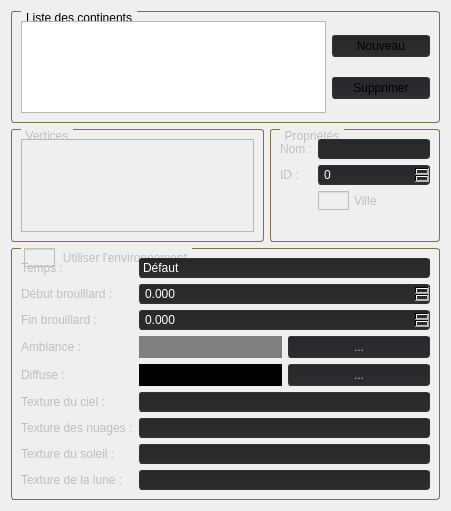
<?xml version="1.0" encoding="UTF-8"?>
<ui version="4.0">
 <class>ContinentEditDialog</class>
 <widget class="QDialog" name="ContinentEditDialog">
  <property name="geometry">
   <rect>
    <x>0</x>
    <y>0</y>
    <width>451</width>
    <height>511</height>
   </rect>
  </property>
  <property name="windowTitle">
   <string>Édition des continents</string>
  </property>
  <property name="windowIcon">
   <iconset resource="MainFrame.qrc">
    <normaloff>:/MainFrame/Resources/edit_continents.png</normaloff>:/MainFrame/Resources/edit_continents.png</iconset>
  </property>
  <property name="styleSheet">
   <string notr="true">background-color: rgb(29, 29, 30);
selection-color: rgb(167, 51, 82);
color: rgb(197, 197, 197);
menuBar{background-color: rgb(142, 120, 77);}

</string>
  </property>
  <layout class="QVBoxLayout" name="verticalLayout">
   <item>
    <widget class="QGroupBox" name="groupBox">
     <property name="styleSheet">
      <string notr="true">QGroupBox {
    border: 1px solid gray;
    border-radius: 3px;
    margin-top: 0.5em;
	border-color: rgb(131, 111, 71);
}

QGroupBox::title {
    subcontrol-origin: margin;
    left: 10px;
    padding: 0 3px 0 3px;
}

QPushButton::checked {
	background-color: rgb(168, 0, 0);
}</string>
     </property>
     <property name="title">
      <string>Liste des continents</string>
     </property>
     <layout class="QHBoxLayout" name="horizontalLayout">
      <item>
       <widget class="QListWidget" name="continentList">
        <property name="editTriggers">
         <set>QAbstractItemView::NoEditTriggers</set>
        </property>
       </widget>
      </item>
      <item>
       <layout class="QVBoxLayout" name="verticalLayout_2">
        <property name="leftMargin">
         <number>0</number>
        </property>
        <item>
         <widget class="QPushButton" name="newContinent">
          <property name="styleSheet">
           <string notr="true">QPushButton {
border: 1px solid #333333;
border-radius: 3px;
	background-color: qlineargradient(spread:pad, x1:0, y1:1, x2:0, y2:0, stop:0 rgba(45, 45, 46, 255), stop:1 rgba(37, 40, 43, 255));
padding: 3px 20px;

}

QPushButton:hover {
	background-color: qlineargradient(spread:pad, x1:0, y1:1, x2:0, y2:0, stop:0 rgba(37, 37, 38, 255), stop:1 rgba(27, 29, 31, 255));
}
</string>
          </property>
          <property name="text">
           <string>Nouveau</string>
          </property>
          <property name="icon">
           <iconset resource="MainFrame.qrc">
            <normaloff>:/MainFrame/Resources/Icons_New/plus-math.png</normaloff>:/MainFrame/Resources/Icons_New/plus-math.png</iconset>
          </property>
         </widget>
        </item>
        <item>
         <widget class="QPushButton" name="deleteContinent">
          <property name="styleSheet">
           <string notr="true">QPushButton {
border: 1px solid #333333;
border-radius: 3px;
	background-color: qlineargradient(spread:pad, x1:0, y1:1, x2:0, y2:0, stop:0 rgba(45, 45, 46, 255), stop:1 rgba(37, 40, 43, 255));
padding: 3px 20px;

}

QPushButton:hover {
	background-color: qlineargradient(spread:pad, x1:0, y1:1, x2:0, y2:0, stop:0 rgba(37, 37, 38, 255), stop:1 rgba(27, 29, 31, 255));
}
</string>
          </property>
          <property name="text">
           <string>Supprimer</string>
          </property>
          <property name="icon">
           <iconset resource="MainFrame.qrc">
            <normaloff>:/MainFrame/Resources/Icons_New/trash.png</normaloff>:/MainFrame/Resources/Icons_New/trash.png</iconset>
          </property>
         </widget>
        </item>
       </layout>
      </item>
     </layout>
    </widget>
   </item>
   <item>
    <layout class="QHBoxLayout" name="horizontalLayout_2">
     <property name="topMargin">
      <number>0</number>
     </property>
     <item>
      <widget class="QGroupBox" name="groupVertices">
       <property name="enabled">
        <bool>false</bool>
       </property>
       <property name="styleSheet">
        <string notr="true">QGroupBox {
    border: 1px solid gray;
    border-radius: 3px;
    margin-top: 0.5em;
	border-color: rgb(131, 111, 71);
}

QGroupBox::title {
    subcontrol-origin: margin;
    left: 10px;
    padding: 0 3px 0 3px;
}

QPushButton::checked {
	background-color: rgb(168, 0, 0);
}</string>
       </property>
       <property name="title">
        <string>Vertices</string>
       </property>
       <layout class="QVBoxLayout" name="verticalLayout_3">
        <item>
         <widget class="QListWidget" name="vertexList">
          <property name="editTriggers">
           <set>QAbstractItemView::NoEditTriggers</set>
          </property>
         </widget>
        </item>
       </layout>
      </widget>
     </item>
     <item>
      <widget class="QGroupBox" name="groupProperties">
       <property name="enabled">
        <bool>false</bool>
       </property>
       <property name="styleSheet">
        <string notr="true">QGroupBox {
    border: 1px solid gray;
    border-radius: 3px;
    margin-top: 0.5em;
	border-color: rgb(131, 111, 71);
}

QGroupBox::title {
    subcontrol-origin: margin;
    left: 10px;
    padding: 0 3px 0 3px;
}

QPushButton::checked {
	background-color: rgb(168, 0, 0);
}</string>
       </property>
       <property name="title">
        <string>Propriétés</string>
       </property>
       <layout class="QFormLayout" name="formLayout">
        <item row="0" column="0">
         <widget class="QLabel" name="label">
          <property name="text">
           <string>Nom :</string>
          </property>
         </widget>
        </item>
        <item row="0" column="1">
         <widget class="QLineEdit" name="name">
          <property name="styleSheet">
           <string notr="true">QLineEdit { 
	border: 1px solid #333333;
	border-radius: 3px;
	background: qlineargradient(spread:pad, x1:0, y1:1, x2:0, y2:0, stop:0 rgba(45, 45, 46, 255), stop:1 rgba(37, 40, 43, 255));
	padding: 1px 23px 1px 3px;
	min-width: 6em;
	color: #ffffff;
	selection-background-color: rgb(41, 41, 42, 30);
}
</string>
          </property>
         </widget>
        </item>
        <item row="3" column="1">
         <widget class="QCheckBox" name="town">
          <property name="styleSheet">
           <string notr="true">QCheckBox {
    spacing: 5px;
}

QCheckBox::indicator {
    width: 31px;
    height: 19px;
}

QCheckBox::indicator:unchecked {
    image: url(:/MainFrame/Resources/Icons_New/Checkbutton_no.png);
}

QCheckBox::indicator:checked {
    image: url(:/MainFrame/Resources/Icons_New/Checkbutton_yes.png);
}
</string>
          </property>
          <property name="text">
           <string>Ville</string>
          </property>
         </widget>
        </item>
        <item row="1" column="0">
         <widget class="QLabel" name="label_2">
          <property name="text">
           <string>ID :</string>
          </property>
         </widget>
        </item>
        <item row="1" column="1">
         <widget class="QSpinBox" name="ID">
          <property name="styleSheet">
           <string notr="true">QSpinBox::down-button {
	image: url(:/MainFrame/Resources/Icons_New/external-down-arrow-arrow-flatart-icons-lineal-color-flatarticons-10.png);
right: 1.5px;
height: 9px;
}

QSpinBox::up-button {
    image: url(:/MainFrame/Resources//Icons_New/external-up-arrow-arrow-flatart-icons-lineal-color-flatarticons-10.png);
right: 1.5px;
bottom: 0px;
height: 9px;
}

QSpinBox { 
	border: 1px solid #333333;
	border-radius: 3px;
	background-color: qlineargradient(spread:pad, x1:0, y1:1, x2:0, y2:0, stop:0 rgba(37, 37, 38, 255), stop:1 rgba(27, 29, 31, 255));
	padding: 1px 20px 1px 3px;
	min-width: 6em;
	color: #ffffff;
    background-color: qlineargradient(spread:pad, x1:0, y1:1, x2:0, y2:0, stop:0 rgba(45, 45, 46, 255), stop:1 rgba(37, 40, 43, 255));
	selection-background-color: rgb(40, 42, 44);
}</string>
          </property>
          <property name="maximum">
           <number>99999</number>
          </property>
         </widget>
        </item>
       </layout>
      </widget>
     </item>
    </layout>
   </item>
   <item>
    <widget class="QGroupBox" name="useEnvir">
     <property name="enabled">
      <bool>false</bool>
     </property>
     <property name="styleSheet">
      <string notr="true">QGroupBox {
    border: 1px solid gray;
    border-radius: 3px;
    margin-top: 0.7em;
	border-color: rgb(131, 111, 71);
}

QGroupBox::title {
    subcontrol-origin: margin;
    left: 10px;
    padding: 0 3px 0 3px;
}

QPushButton::checked {
	background-color: rgb(168, 0, 0);
}

QComboBox QAbstractItemView {
	
	selection-background-color: rgb(45, 45, 46);
}

QGroupBox {
    spacing: 5px;
}

QGroupBox::indicator {
    width: 31px;
    height: 19px;
}

QGroupBox::indicator:unchecked {
	image: url(:/MainFrame/Resources/Icons_New/Checkbutton_no.png);
}

QGroupBox::indicator:checked {
	image: url(:/MainFrame/Resources/Icons_New/Checkbutton_yes.png);
}


QComboBox {
	border: 1px solid #333333;
	border-radius: 3px;
	background: qlineargradient(spread:pad, x1:0, y1:1, x2:0, y2:0, stop:0 rgba(45, 45, 46, 255), stop:1 rgba(37, 40, 43, 255));
	padding: 1px 23px 1px 3px;
	min-width: 6em;
	color: #ffffff;
	selection-background-color: rgb(41, 41, 42, 30);
}
QComboBox::drop-down {
	subcontrol-origin: padding;
	subcontrol-position: top right;
	width: 20px;
 
	border-top-right-radius: 3px;
	border-bottom-right-radius: 3px;
}

QComboBox::down-arrow {
image: url(:/MainFrame/Resources/Icons_New/external-down-arrow-arrow-flatart-icons-lineal-color-flatarticons-10.png);
height: 14px;

}
 
QComboBox::QAbstractItemView{
	background-color: #4f4f4f;
	color: #999999;
}

QComboBox::item:pressed { 
background: rgb(61, 61, 61);
}
QComboBox::item:selected { 
background: rgb(61, 61, 61);
}


 QScrollBar:vertical {
     background: #1d1d1e;
     width: 15px;
     margin: 22px 0 22px 0;
 }
 QScrollBar::handle:vertical {
     background: #202325;
     min-height: 20px;
 }
 QScrollBar::add-line:vertical {
     background: #202325;
     height: 20px;
     subcontrol-position: bottom;
     subcontrol-origin: margin;
 }

 QScrollBar::sub-line:vertical {
     background: #202325;
     height: 20px;
     subcontrol-position: top;
     subcontrol-origin: margin;
 }
 QScrollBar::up-arrow:vertical, QScrollBar::down-arrow:vertical {
     width: 3px;
     height: 3px;
     background: #907a4e;
 }

 QScrollBar::add-page:vertical, QScrollBar::sub-page:vertical {
     background: none;
 }
</string>
     </property>
     <property name="title">
      <string>Utiliser l'environnement</string>
     </property>
     <property name="checkable">
      <bool>true</bool>
     </property>
     <property name="checked">
      <bool>false</bool>
     </property>
     <layout class="QFormLayout" name="formLayout_2">
      <item row="0" column="0">
       <widget class="QLabel" name="label_3">
        <property name="text">
         <string>Temps :</string>
        </property>
       </widget>
      </item>
      <item row="0" column="1">
       <widget class="QComboBox" name="weather">
        <property name="styleSheet">
         <string notr="true"/>
        </property>
        <item>
         <property name="text">
          <string>Défaut</string>
         </property>
        </item>
        <item>
         <property name="text">
          <string>Tempête</string>
         </property>
        </item>
        <item>
         <property name="text">
          <string>Pluie</string>
         </property>
        </item>
        <item>
         <property name="text">
          <string>Neige</string>
         </property>
        </item>
        <item>
         <property name="text">
          <string>Soleil</string>
         </property>
        </item>
       </widget>
      </item>
      <item row="1" column="0">
       <widget class="QLabel" name="label_4">
        <property name="text">
         <string>Début brouillard :</string>
        </property>
       </widget>
      </item>
      <item row="1" column="1">
       <widget class="QDoubleSpinBox" name="startFog">
        <property name="styleSheet">
         <string notr="true">QDoubleSpinBox::down-button {
	image: url(:/MainFrame/Resources/Icons_New/external-down-arrow-arrow-flatart-icons-lineal-color-flatarticons-10.png);
right: 1.5px;
height: 9px;
}

QDoubleSpinBox::up-button {
    image: url(:/MainFrame/Resources//Icons_New/external-up-arrow-arrow-flatart-icons-lineal-color-flatarticons-10.png);
right: 1.5px;
bottom: 0px;
height: 9px;
}

QDoubleSpinBox { 
	border: 1px solid #333333;
	border-radius: 3px;
	background-color: qlineargradient(spread:pad, x1:0, y1:1, x2:0, y2:0, stop:0 rgba(37, 37, 38, 255), stop:1 rgba(27, 29, 31, 255));
	padding: 1px 20px 1px 3px;
	min-width: 6em;
	color: #ffffff;
    background-color: qlineargradient(spread:pad, x1:0, y1:1, x2:0, y2:0, stop:0 rgba(45, 45, 46, 255), stop:1 rgba(37, 40, 43, 255));
	selection-background-color: rgb(40, 42, 44);
}</string>
        </property>
        <property name="decimals">
         <number>3</number>
        </property>
        <property name="maximum">
         <double>9999.000000000000000</double>
        </property>
       </widget>
      </item>
      <item row="2" column="0">
       <widget class="QLabel" name="label_5">
        <property name="text">
         <string>Fin brouillard :</string>
        </property>
       </widget>
      </item>
      <item row="2" column="1">
       <widget class="QDoubleSpinBox" name="endFog">
        <property name="styleSheet">
         <string notr="true">QDoubleSpinBox::down-button {
	image: url(:/MainFrame/Resources/Icons_New/external-down-arrow-arrow-flatart-icons-lineal-color-flatarticons-10.png);
right: 1.5px;
height: 9px;
}

QDoubleSpinBox::up-button {
    image: url(:/MainFrame/Resources//Icons_New/external-up-arrow-arrow-flatart-icons-lineal-color-flatarticons-10.png);
right: 1.5px;
bottom: 0px;
height: 9px;
}

QDoubleSpinBox { 
	border: 1px solid #333333;
	border-radius: 3px;
	background-color: qlineargradient(spread:pad, x1:0, y1:1, x2:0, y2:0, stop:0 rgba(37, 37, 38, 255), stop:1 rgba(27, 29, 31, 255));
	padding: 1px 20px 1px 3px;
	min-width: 6em;
	color: #ffffff;
    background-color: qlineargradient(spread:pad, x1:0, y1:1, x2:0, y2:0, stop:0 rgba(45, 45, 46, 255), stop:1 rgba(37, 40, 43, 255));
	selection-background-color: rgb(40, 42, 44);
}</string>
        </property>
        <property name="decimals">
         <number>3</number>
        </property>
        <property name="maximum">
         <double>9999.000000000000000</double>
        </property>
       </widget>
      </item>
      <item row="3" column="0">
       <widget class="QLabel" name="label_6">
        <property name="text">
         <string>Ambiance :</string>
        </property>
       </widget>
      </item>
      <item row="3" column="1">
       <layout class="QHBoxLayout" name="horizontalLayout_3">
        <item>
         <widget class="QWidget" name="ambient" native="true">
          <property name="styleSheet">
           <string notr="true">background-color:#7f7f7f;</string>
          </property>
         </widget>
        </item>
        <item>
         <widget class="QPushButton" name="setAmbient">
          <property name="styleSheet">
           <string notr="true">QPushButton {
border: 1px solid #333333;
border-radius: 3px;
	background-color: qlineargradient(spread:pad, x1:0, y1:1, x2:0, y2:0, stop:0 rgba(45, 45, 46, 255), stop:1 rgba(37, 40, 43, 255));
padding: 3px 20px;

}

QPushButton:hover {
	background-color: qlineargradient(spread:pad, x1:0, y1:1, x2:0, y2:0, stop:0 rgba(37, 37, 38, 255), stop:1 rgba(27, 29, 31, 255));
}
</string>
          </property>
          <property name="text">
           <string>...</string>
          </property>
         </widget>
        </item>
       </layout>
      </item>
      <item row="4" column="0">
       <widget class="QLabel" name="label_7">
        <property name="text">
         <string>Diffuse :</string>
        </property>
       </widget>
      </item>
      <item row="4" column="1">
       <layout class="QHBoxLayout" name="horizontalLayout_4">
        <item>
         <widget class="QWidget" name="diffuse" native="true">
          <property name="styleSheet">
           <string notr="true">background-color:#000000;</string>
          </property>
         </widget>
        </item>
        <item>
         <widget class="QPushButton" name="setDiffuse">
          <property name="styleSheet">
           <string notr="true">QPushButton {
border: 1px solid #333333;
border-radius: 3px;
	background-color: qlineargradient(spread:pad, x1:0, y1:1, x2:0, y2:0, stop:0 rgba(45, 45, 46, 255), stop:1 rgba(37, 40, 43, 255));
padding: 3px 20px;

}

QPushButton:hover {
	background-color: qlineargradient(spread:pad, x1:0, y1:1, x2:0, y2:0, stop:0 rgba(37, 37, 38, 255), stop:1 rgba(27, 29, 31, 255));
}
</string>
          </property>
          <property name="text">
           <string>...</string>
          </property>
         </widget>
        </item>
       </layout>
      </item>
      <item row="5" column="0">
       <widget class="QLabel" name="label_8">
        <property name="text">
         <string>Texture du ciel :</string>
        </property>
       </widget>
      </item>
      <item row="5" column="1">
       <widget class="QLineEdit" name="skyTexture">
        <property name="styleSheet">
         <string notr="true">QLineEdit { 
	border: 1px solid #333333;
	border-radius: 3px;
	background: qlineargradient(spread:pad, x1:0, y1:1, x2:0, y2:0, stop:0 rgba(45, 45, 46, 255), stop:1 rgba(37, 40, 43, 255));
	padding: 1px 23px 1px 3px;
	min-width: 6em;
	color: #ffffff;
	selection-background-color: rgb(41, 41, 42, 30);
}
</string>
        </property>
       </widget>
      </item>
      <item row="6" column="0">
       <widget class="QLabel" name="label_9">
        <property name="text">
         <string>Texture des nuages :</string>
        </property>
       </widget>
      </item>
      <item row="6" column="1">
       <widget class="QLineEdit" name="cloudTexture">
        <property name="styleSheet">
         <string notr="true">QLineEdit { 
	border: 1px solid #333333;
	border-radius: 3px;
	background: qlineargradient(spread:pad, x1:0, y1:1, x2:0, y2:0, stop:0 rgba(45, 45, 46, 255), stop:1 rgba(37, 40, 43, 255));
	padding: 1px 23px 1px 3px;
	min-width: 6em;
	color: #ffffff;
	selection-background-color: rgb(41, 41, 42, 30);
}
</string>
        </property>
       </widget>
      </item>
      <item row="7" column="0">
       <widget class="QLabel" name="label_10">
        <property name="text">
         <string>Texture du soleil :</string>
        </property>
       </widget>
      </item>
      <item row="7" column="1">
       <widget class="QLineEdit" name="sunTexture">
        <property name="styleSheet">
         <string notr="true">QLineEdit { 
	border: 1px solid #333333;
	border-radius: 3px;
	background: qlineargradient(spread:pad, x1:0, y1:1, x2:0, y2:0, stop:0 rgba(45, 45, 46, 255), stop:1 rgba(37, 40, 43, 255));
	padding: 1px 23px 1px 3px;
	min-width: 6em;
	color: #ffffff;
	selection-background-color: rgb(41, 41, 42, 30);
}
</string>
        </property>
       </widget>
      </item>
      <item row="8" column="0">
       <widget class="QLabel" name="label_11">
        <property name="text">
         <string>Texture de la lune :</string>
        </property>
       </widget>
      </item>
      <item row="8" column="1">
       <widget class="QLineEdit" name="moonTexture">
        <property name="styleSheet">
         <string notr="true">QLineEdit { 
	border: 1px solid #333333;
	border-radius: 3px;
	background: qlineargradient(spread:pad, x1:0, y1:1, x2:0, y2:0, stop:0 rgba(45, 45, 46, 255), stop:1 rgba(37, 40, 43, 255));
	padding: 1px 23px 1px 3px;
	min-width: 6em;
	color: #ffffff;
	selection-background-color: rgb(41, 41, 42, 30);
}
</string>
        </property>
       </widget>
      </item>
     </layout>
    </widget>
   </item>
  </layout>
 </widget>
 <resources>
  <include location="MainFrame.qrc"/>
 </resources>
 <connections/>
</ui>
